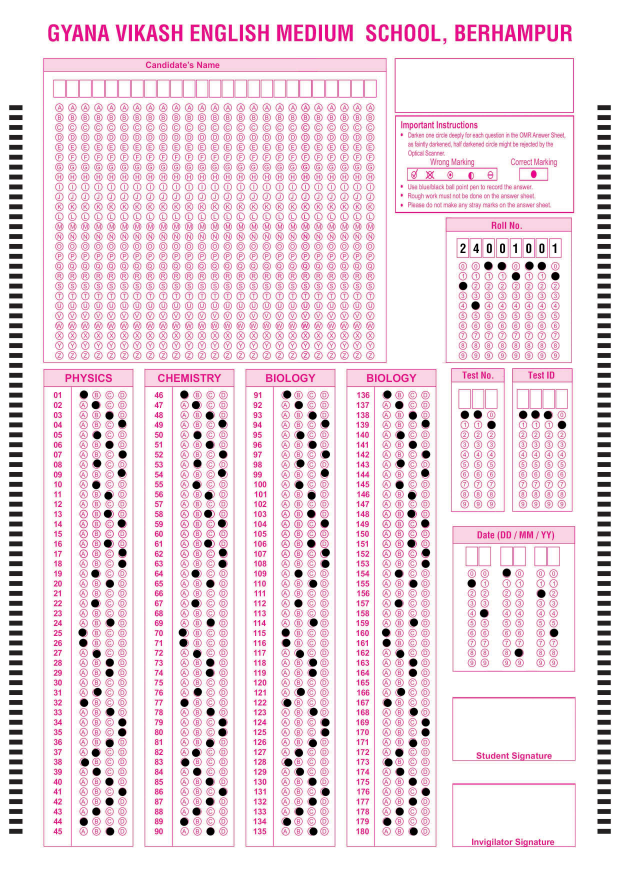
#> input picture backend/tests/fixtures/gyana_roll_24001001.jpg, 2480 x 3508 px (shown at 1/4 size)
$ python main.py --image backend/tests/fixtures/gyana_roll_24001001.jpg
#> lines starting #> are read from the running program, lines starting #| are printed output that depends on the picture; after the words box and inside, x2 and y2 are one past the last pixel; in counts of white or black regions, pixels touching at a corner belong together
### omr_scanner/scanner.py
from __future__ import annotations

from dataclasses import dataclass

import cv2
import numpy as np

from omr_scanner.utils import find_document_contour, four_point_transform


@dataclass(frozen=True)
class ScanResult:
    answers: list[int]
    score: int
    total: int

    @property
    def percentage(self) -> float:
        if self.total == 0:
            return 0.0
        return round((self.score / self.total) * 100, 2)


class OMRScanner:
    """Detect filled bubbles on a multiple-choice answer sheet."""

    def __init__(self, num_questions: int, num_choices: int, answer_key: list[int]):
        if len(answer_key) != num_questions:
            raise ValueError("answer_key length must match num_questions")
        if any(choice < 0 or choice >= num_choices for choice in answer_key):
            raise ValueError("answer_key values must be within choice range")

        self.num_questions = num_questions
        self.num_choices = num_choices
        self.answer_key = answer_key

    def scan(self, image: np.ndarray) -> ScanResult:
        warped = self._extract_answer_sheet(image)
        answers = self._read_answers(warped)
        score = sum(1 for actual, expected in zip(answers, self.answer_key) if actual == expected)
        return ScanResult(answers=answers, score=score, total=self.num_questions)

    def _extract_answer_sheet(self, image: np.ndarray) -> np.ndarray:
        gray = cv2.cvtColor(image, cv2.COLOR_BGR2GRAY)
        blurred = cv2.GaussianBlur(gray, (5, 5), 0)
        edged = cv2.Canny(blurred, 75, 200)

        document = find_document_contour(edged)
        if document is None:
            raise ValueError("Could not locate answer sheet contour in image")

        return four_point_transform(image, document)

    def _read_answers(self, warped: np.ndarray) -> list[int]:
        resized = cv2.resize(
            warped,
            (self.num_questions * 100, self.num_choices * 100),
            interpolation=cv2.INTER_AREA,
        )
        gray = cv2.cvtColor(resized, cv2.COLOR_BGR2GRAY)
        thresh = cv2.threshold(gray, 0, 255, cv2.THRESH_BINARY_INV | cv2.THRESH_OTSU)[1]

        question_columns = np.hsplit(thresh, self.num_questions)
        answers: list[int] = []

        for column in question_columns:
            bubbles = np.vsplit(column, self.num_choices)
            bubble_pixels = [cv2.countNonZero(bubble) for bubble in bubbles]
            answers.append(int(np.argmax(bubble_pixels)))

        return answers

### omr_scanner/utils.py
from __future__ import annotations

import cv2
import numpy as np


def order_points(points: np.ndarray) -> np.ndarray:
    """Order four corner points as top-left, top-right, bottom-right, bottom-left."""
    rect = np.zeros((4, 2), dtype="float32")
    s = points.sum(axis=1)
    rect[0] = points[np.argmin(s)]
    rect[2] = points[np.argmax(s)]
    diff = np.diff(points, axis=1)
    rect[1] = points[np.argmin(diff)]
    rect[3] = points[np.argmax(diff)]
    return rect


def four_point_transform(image: np.ndarray, points: np.ndarray) -> np.ndarray:
    rect = order_points(points)
    (tl, tr, br, bl) = rect

    width_a = np.linalg.norm(br - bl)
    width_b = np.linalg.norm(tr - tl)
    max_width = int(max(width_a, width_b))

    height_a = np.linalg.norm(tr - br)
    height_b = np.linalg.norm(tl - bl)
    max_height = int(max(height_a, height_b))

    destination = np.array(
        [
            [0, 0],
            [max_width - 1, 0],
            [max_width - 1, max_height - 1],
            [0, max_height - 1],
        ],
        dtype="float32",
    )

    matrix = cv2.getPerspectiveTransform(rect, destination)
    return cv2.warpPerspective(image, matrix, (max_width, max_height))


def find_document_contour(edged: np.ndarray) -> np.ndarray | None:
    contours, _ = cv2.findContours(edged.copy(), cv2.RETR_EXTERNAL, cv2.CHAIN_APPROX_SIMPLE)
    contours = sorted(contours, key=cv2.contourArea, reverse=True)

    for contour in contours[:10]:
        perimeter = cv2.arcLength(contour, True)
        approx = cv2.approxPolyDP(contour, 0.02 * perimeter, True)
        if len(approx) == 4:
            return approx.reshape(4, 2)
    return None

### main.py
#!/usr/bin/env python3
"""CLI for scanning and grading OMR bubble sheets."""

from __future__ import annotations

import argparse
import json
from pathlib import Path

import cv2

from omr_scanner import OMRScanner


def parse_answer_key(raw: str, num_questions: int) -> list[int]:
    values = [int(item.strip()) for item in raw.split(",")]
    if len(values) != num_questions:
        raise ValueError(f"Expected {num_questions} answer-key values, got {len(values)}")
    return values


def main() -> None:
    parser = argparse.ArgumentParser(description="Scan and grade an OMR bubble sheet image.")
    parser.add_argument("--image", type=Path, required=True, help="Path to bubble sheet image")
    parser.add_argument("--questions", type=int, default=5)
    parser.add_argument("--choices", type=int, default=4)
    parser.add_argument(
        "--answer-key",
        type=str,
        default="0,1,2,3,0",
        help="Comma-separated correct choice index per question",
    )
    parser.add_argument("--json", action="store_true", help="Print machine-readable JSON output")
    args = parser.parse_args()

    if not args.image.exists():
        raise SystemExit(f"Image not found: {args.image}")

    answer_key = parse_answer_key(args.answer_key, args.questions)
    scanner = OMRScanner(args.questions, args.choices, answer_key)
    image = cv2.imread(str(args.image))
#> image is the input picture: shape (3508, 2480, 3); mean B, G, R 230.4, 222.6, 239
    if image is None:
        raise SystemExit(f"Failed to read image: {args.image}")

    result = scanner.scan(image)
#> in _extract_answer_sheet, `gray = cv2.cvtColor(image, cv2.COLOR_BGR2GRAY)`:
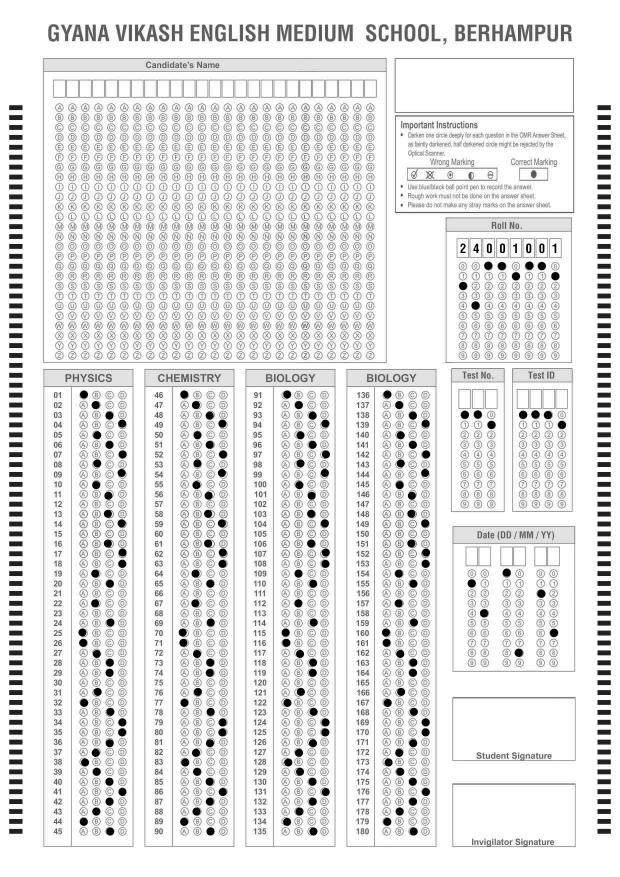
#> gray: shape (3508, 2480) (shown at 1/4 size); min 0, max 255, mean 228.4
#> in _extract_answer_sheet, `edged = cv2.Canny(blurred, 75, 200)`:
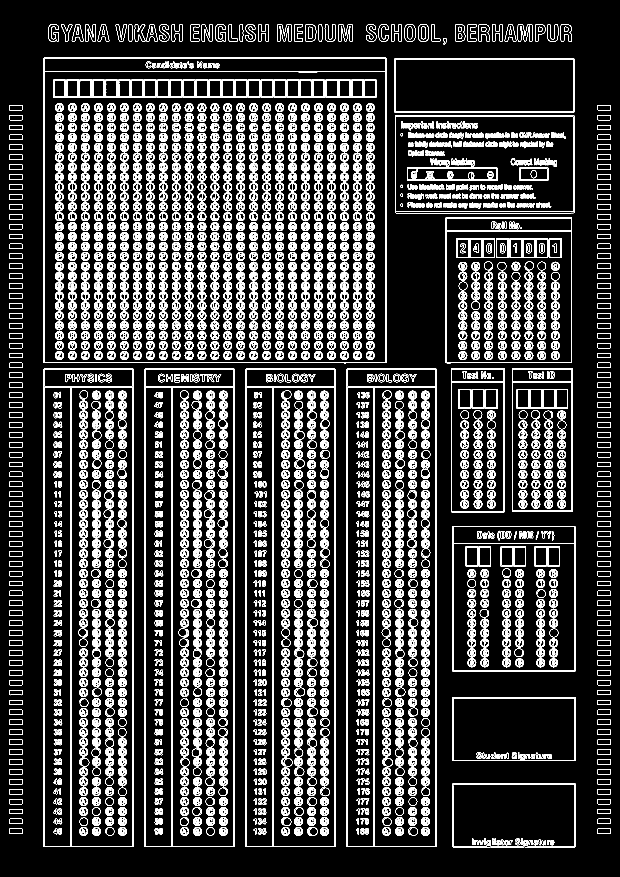
#> edged: shape (3508, 2480) (shown at 1/4 size); 8.1% white in thin lines or dots
#> in find_document_contour, `contours, _ = cv2.findContours(edged.copy(), cv2.RETR_EXTERNAL, cv2.CH..`: contours = 211 contours, 13 with area under 20; largest, box (x1, y1, x2, y2) and area: (173, 231, 1547, 1453) 1675060, (173, 1475, 534, 3388) 687833, (1385, 1475, 1746, 3388) 686404, (577, 1475, 938, 3388) 686404, (982, 1475, 1342, 3388) 686401
#> the loop in find_document_contour, `for contour in contours[:10]:` made 1 pass
#> (perimeter, approx) on pass 1: (5183.9, [[173, 232], [174, 1451], [1545, 1451], [1545, 232]])
#> in _extract_answer_sheet, `document = find_document_contour(edged)`: document = [[173, 232], [174, 1451], [1545, 1451], [1545, 232]]
#> in order_points, `s = points.sum(axis=1)`: s = [405, 1625, 2996, 1777]
#> in order_points, `diff = np.diff(points, axis=1)`: diff = [59, 1277, -94, -1313]
#> in four_point_transform, `rect = order_points(points)`: rect = [[173, 232], [1545, 232], [1545, 1451], [174, 1451]]
#> in four_point_transform, `(tl, tr, br, bl) = rect`: tl = [173, 232]; tr = [1545, 232]; br = [1545, 1451]; bl = [174, 1451]
#> in four_point_transform, `width_a = np.linalg.norm(br - bl)`: width_a = 1371
#> in four_point_transform, `width_b = np.linalg.norm(tr - tl)`: width_b = 1372
#> in four_point_transform, `height_a = np.linalg.norm(tr - br)`: height_a = 1219
#> in four_point_transform, `destination = np.array( [ [0, 0], [max_width - 1, 0], [max_width - 1, ..`: destination = [[0, 0], [1371, 0], [1371, 1218], [0, 1218]]
#> in four_point_transform, `matrix = cv2.getPerspectiveTransform(rect, destination)`: matrix = [[0.999, -0.00082, -172.7], [3.68e-17, 0.998, -231.6], [-5.21e-23, -5.98e-07, 1]]
#> in four_point_transform, `return cv2.warpPerspective(image, matrix, (max_width, max_height))`:
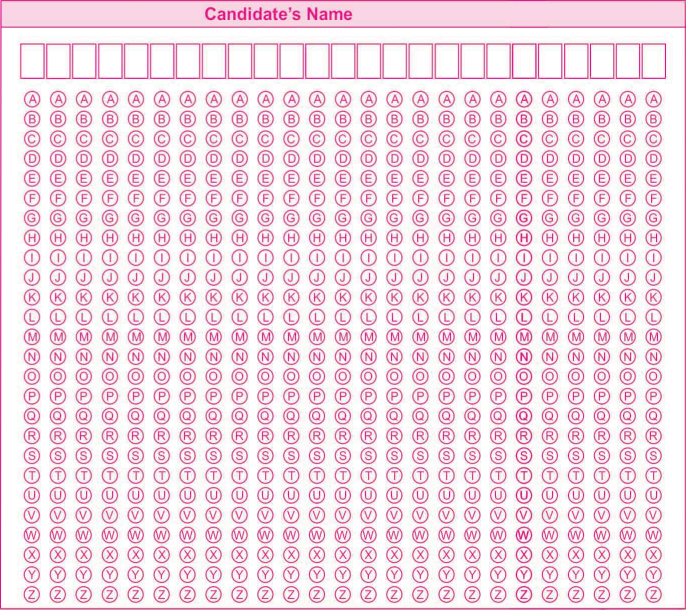
#> returned value: shape (1219, 1372, 3) (shown at 1/2 size); mean of channels 0, 1, 2 229.7, 218.8, 242.1; drawn as B, G, R
#> in _read_answers, `resized = cv2.resize( warped, (self.num_questions * 100, self.num_choi..`:
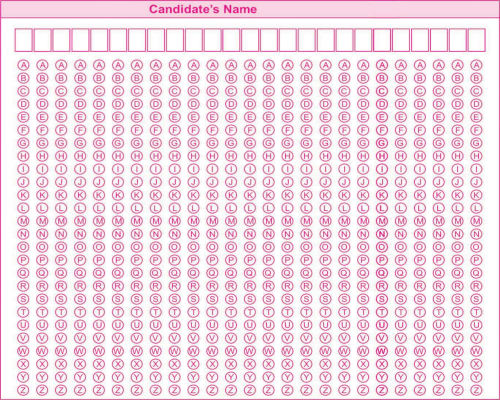
#> resized: shape (400, 500, 3); mean B, G, R 229.7, 218.8, 242.1
#> in _read_answers, `gray = cv2.cvtColor(resized, cv2.COLOR_BGR2GRAY)`:
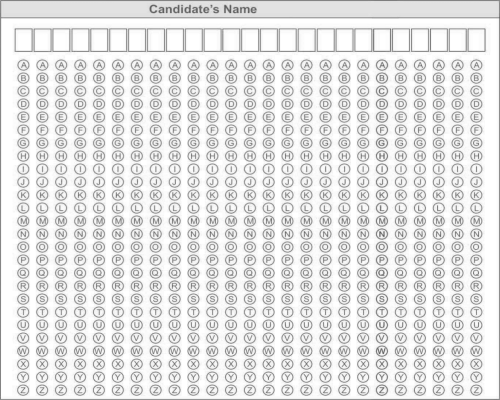
#> gray: shape (400, 500); min 88, max 255, mean 227
#> in _read_answers, `thresh = cv2.threshold(gray, 0, 255, cv2.THRESH_BINARY_INV | cv2.THRES..`:
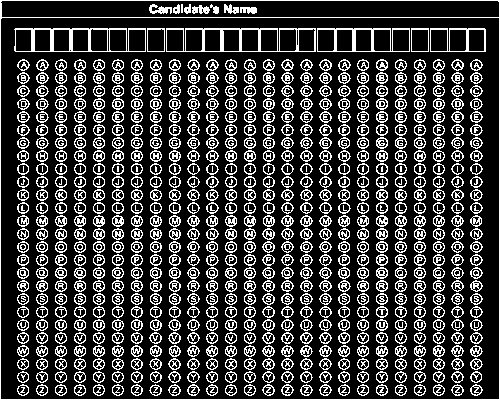
#> thresh: shape (400, 500); 24.1% white in thin lines or dots
#> in _read_answers, `question_columns = np.hsplit(thresh, self.num_questions)`: question_columns = 5 items
#> the loop in _read_answers, `for column in question_columns:` made 5 passes
#> bubble_pixels on passes 1 to 5: [1877, 2413, 2496, 2302], [2114, 2725, 2792, 2604], [2201, 2495, 2587, 2435], [1973, 2753, 2847, 2645], [1737, 2387, 2414, 2312]
#> after the loop in _read_answers, `for column in question_columns:`: answers = [2, 2, 2, 2, 2]
#> in scan, `score = sum(1 for actual, expected in zip(answers, self.answer_key) if..`: score = 1

    if args.json:
        print(
            json.dumps(
                {
                    "answers": result.answers,
                    "score": result.score,
                    "total": result.total,
                    "percentage": result.percentage,
                },
                indent=2,
            )
        )
        return

    print(f"Detected answers: {result.answers}")
#| Detected answers: [2, 2, 2, 2, 2]
    print(f"Score: {result.score}/{result.total} ({result.percentage}%)")
#| Score: 1/5 (20.0%)


if __name__ == "__main__":
    main()
